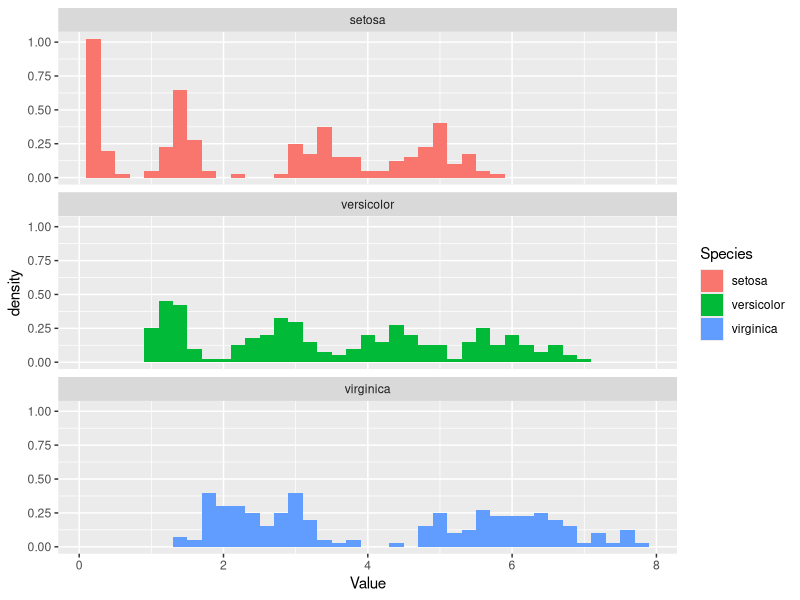
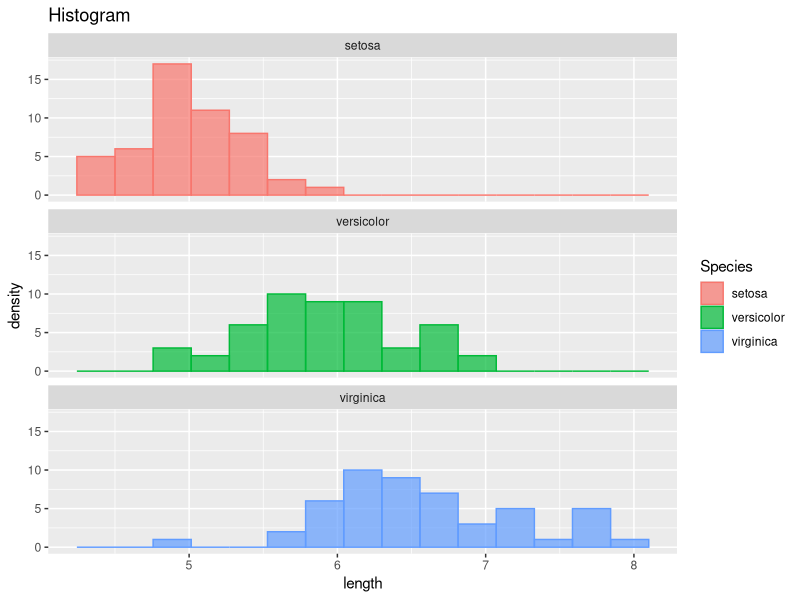
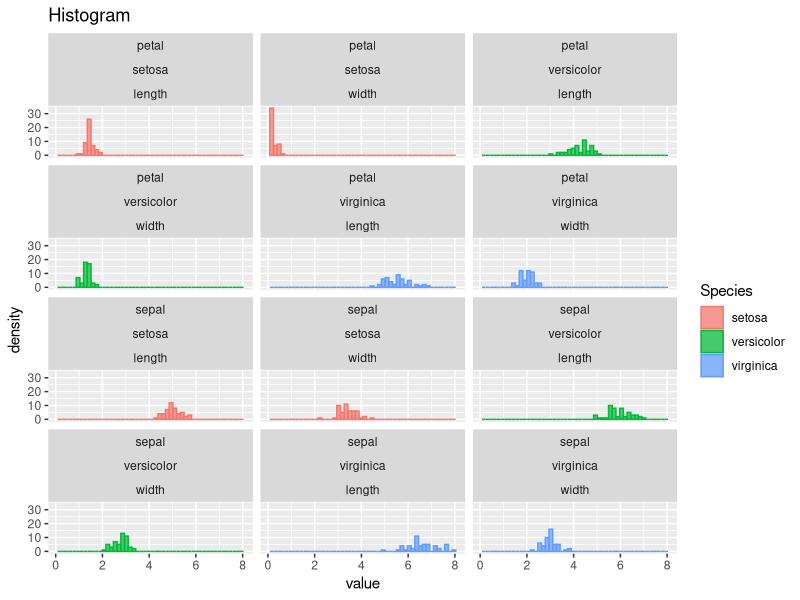
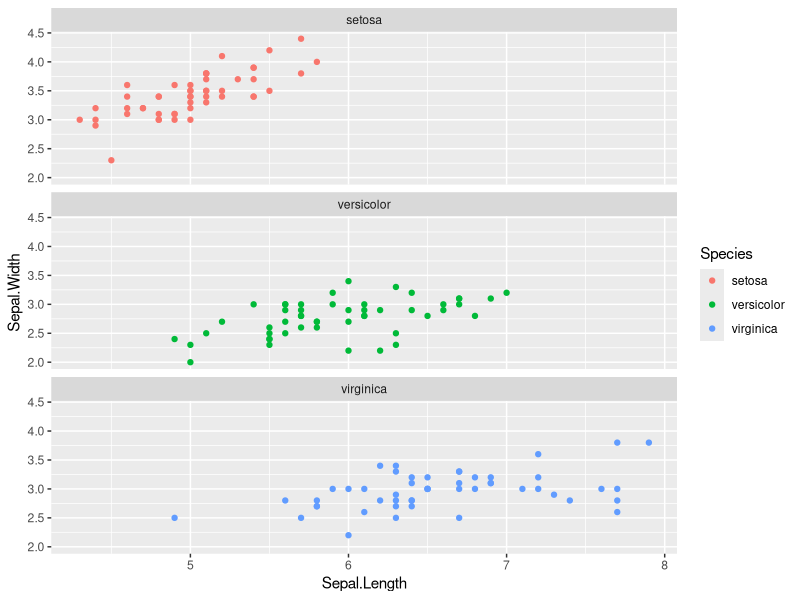

The R script that drew these images, in order:
if(!require(data.table)) install.packages('data.table'); library(data.table)
if(!require(tidyverse)) install.packages('tidyverse'); library(tidyverse)
#rm(list = ls())
#writeLines(text = capture.output(sessionInfo()), "sessionInfo.txt")


head(iris)
#Sepal.Length | Sepal.Width | Petal.Length | Petal.Width | Species

#data.frame
str(iris)

iris.sepal_length <- data.frame(Value = iris$Sepal.Length, Type = 'sepal', Dimension = 'length', Species = iris$Species)
iris.sepal_width  <- data.frame(Value = iris$Sepal.Width, Type = 'sepal', Dimension = 'width', Species = iris$Species)
iris.petal_length <- data.frame(Value = iris$Petal.Length, Type = 'petal', Dimension = 'length', Species = iris$Species)
iris.petal_width  <- data.frame(Value = iris$Petal.Width, Type = 'petal', Dimension = 'width', Species = iris$Species)

iris.all <- rbind(iris.petal_width, iris.petal_length, iris.sepal_width, iris.sepal_length)

head(iris.all)
#Value | Type | Dimensioon | Species
###HISTOGRAMS
#histogram on the basis of iris
ggplot(data = iris.all, mapping = aes(x = Value, fill = Species)) +
  geom_histogram(mapping = aes(y = ..density..),
                 bins = 40) +
  facet_wrap(facets = ~ Species, nrow = 3)

ggplot(data = iris, mapping = aes(x = Sepal.Length, col = Species, fill = Species)) +
  geom_histogram(mapping = aes(),#aes(y = ..density..),
                 stat = 'bin',
                 bins = 15,
                 #fill = 'black',
                 #col = 'white',
                 alpha = 0.7) +
  labs(title = "Histogram", x = 'length', y = 'density') +
  facet_wrap(facets = ~ Species, nrow = 3)

#histogram on the basis of iris.all
ggplot(data = iris.all, mapping = aes(x = Value, col = Species, fill = Species)) +
  geom_histogram(mapping = aes(),#aes(y = ..density..),
                 stat = 'bin',
                 bins = 50,
                 #fill = 'black',
                 #col = 'white',
                 alpha = 0.7) +
  labs(title = "Histogram", x = 'value', y = 'density') +
  facet_wrap(facets = ~ Type + Species + Dimension, nrow = 4)

###SCATTERPLOTS
#scatterplot
ggplot(data = iris, mapping = aes(x = Sepal.Length, y = Sepal.Width, col = Species)) +
  geom_point() +
  facet_wrap(facets = ~ Species, nrow = 3)
